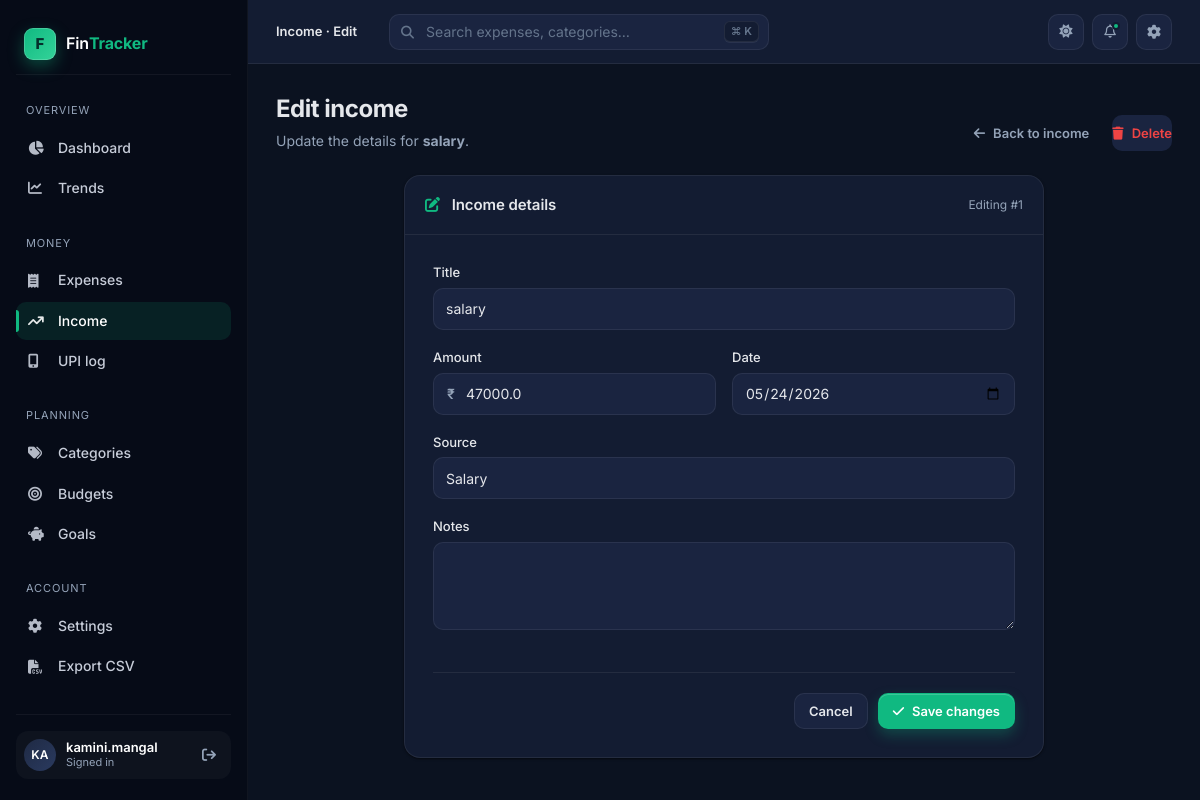
The page /income/edit/1 (signed in) on the database its author committed.
### models.py (models this page shows, shortened)
class User(db.Model, UserMixin):
    id           = db.Column(db.Integer, primary_key=True)
    username     = db.Column(db.String(100), unique=True, nullable=False)
    password     = db.Column(db.String(200), nullable=False)
    currency     = db.Column(db.String(10), default='$')    # Settings
    theme        = db.Column(db.String(10), default='light') # Dark mode pref

class Income(db.Model):
    id          = db.Column(db.Integer, primary_key=True)
    title       = db.Column(db.String(100), nullable=False)
    user_id     = db.Column(db.Integer, db.ForeignKey('user.id'), nullable=False)
    amount      = db.Column(db.Float, nullable=False)
    date        = db.Column(db.String(20), nullable=False)
    category    = db.Column(db.String(100))   # free-text: Salary, Freelance, Gift…
    notes       = db.Column(db.String(300))

### app.py (the view, shortened to what this page needs)
@app.route('/income/edit/<int:id>', methods=['GET', 'POST'])
@login_required
def edit_income(id):
    income = db.get_or_404(Income, id)
    if income.user_id != current_user.id:
        flash('Not authorized.', 'error')
        return redirect(url_for('list_income'))
    return render_template('edit_income.html', income=income,
                           currency=current_user.currency)

### app.py (called while the page is built)
@login_manager.user_loader
def load_user(user_id):
    return db.session.get(User, int(user_id))

### templates/edit_income.html (shortened to what this page needs)
{% extends 'base.html' %}
{% block crumb %}Income · Edit{% endblock %}
{% block content %}
{% set cur = currency or '$' %}
<div class="page-header">
  <div class="ph-text">
    <h1>Edit income</h1>
    <p>Update the details for <strong>{{ income.title }}</strong>.</p>
  </div>
  <div class="ph-actions">
    <a href="{{ url_for('list_income') }}" class="btn btn-ghost">
      <i class="fa-solid fa-arrow-left"></i> Back to income
    </a>
    <form method="POST" action="{{ url_for('delete_income', id=income.id) }}" class="inline-form"
          onsubmit="return confirm('Delete this income entry?');">
      <button type="submit" class="btn btn-danger">
        <i class="fa-solid fa-trash"></i> Delete
      </button>
    </form>
  </div>
</div>
<div class="card form-card">
  <div class="card-header">
    <h3><i class="fa-solid fa-pen-to-square" style="color: var(--accent); margin-right: 8px;"></i> Income details</h3>
    <span class="muted" style="font-size: 12px;">Editing #{{ income.id }}</span>
  </div>
  <div class="card-body">
    <form method="POST" action="{{ url_for('edit_income', id=income.id) }}"
          class="form-grid" style="display:flex; flex-direction:column; gap: 18px;" novalidate>
      <div class="field">
        <label for="title">Title</label>
        <input id="title" name="title" type="text" class="input" value="{{ income.title }}" required />
      </div>
      <div class="field-row">
        <div class="field">
          <label for="amount">Amount</label>
          <div class="input-affix">
            <span class="affix left" style="font-weight: 600; color: var(--text-2);">{{ cur }}</span>
            <input id="amount" name="amount" type="number" step="0.01" min="0"
                   class="input has-left" value="{{ income.amount }}" required />
          </div>
        </div>
        <div class="field">
          <label for="date">Date</label>
          <input id="date" name="date" type="date" class="input" value="{{ income.date }}" required />
        </div>
      </div>
      <div class="field">
        <label for="category">Source</label>
        <input id="category" name="category" type="text" class="input"
               value="{{ income.category or '' }}" list="income-source-list" />
      </div>
      <div class="field">
        <label for="notes">Notes</label>
        <textarea id="notes" name="notes" class="textarea">{{ income.notes or '' }}</textarea>
      </div>
      <div class="form-actions">
        <a href="{{ url_for('list_income') }}" class="btn btn-secondary">Cancel</a>
        <button type="submit" class="btn btn-primary">
          <i class="fa-solid fa-check"></i> Save changes
        </button>
      </div>
    </form>
  </div>
</div>
{% endblock %}

### templates/base.html (shortened to what this page needs)
<!DOCTYPE html>
<html lang="en" data-theme="{% if current_user.is_authenticated and current_user.theme == 'dark' %}dark{% else %}light{% endif %}">
<head>
  <link rel="stylesheet" href="https://cdnjs.cloudflare.com/ajax/libs/font-awesome/6.5.1/css/all.min.css" />
  <link rel="stylesheet" href="{{ url_for('static', filename='css/styles.css') }}" />
</head>
<body>
  {% block body %}
  <div class="app-shell">
    <aside class="sidebar" id="sidebar">
      <a href="{{ url_for('dashboard') }}" class="brand">
        <span class="brand-mark">F</span>
        <span class="brand-name">Fin<b>Tracker</b></span>
      </a>
      <nav class="nav-group" aria-label="Primary">
        <div class="nav-label">Overview</div>
        <a href="{{ url_for('dashboard') }}"
           class="nav-item {% if request.endpoint == 'dashboard' %}is-active{% endif %}">
          <i class="fa-solid fa-chart-pie"></i> Dashboard
        </a>
        <a href="{{ url_for('monthly_summary') }}"
           class="nav-item {% if request.endpoint == 'monthly_summary' %}is-active{% endif %}">
          <i class="fa-solid fa-chart-line"></i> Trends
        </a>
      </nav>
      <nav class="nav-group" aria-label="Money">
        <div class="nav-label">Money</div>
        <a href="{{ url_for('add_expense') }}"
           class="nav-item {% if request.endpoint in ['add_expense','edit_expense'] %}is-active{% endif %}">
          <i class="fa-solid fa-receipt"></i> Expenses
        </a>
        <a href="{{ url_for('list_income') }}"
           class="nav-item {% if request.endpoint in ['list_income','add_income','edit_income'] %}is-active{% endif %}">
          <i class="fa-solid fa-arrow-trend-up"></i> Income
        </a>
        <a href="{{ url_for('upi_log') }}"
           class="nav-item {% if request.endpoint == 'upi_log' %}is-active{% endif %}">
          <i class="fa-solid fa-mobile-screen-button"></i> UPI log
        </a>
      </nav>
      <nav class="nav-group" aria-label="Planning">
        <div class="nav-label">Planning</div>
        <a href="{{ url_for('list_categories') }}"
           class="nav-item {% if request.endpoint in ['list_categories','add_category','edit_category'] %}is-active{% endif %}">
          <i class="fa-solid fa-tags"></i> Categories
        </a>
        <a href="{{ url_for('list_budgets') }}"
           class="nav-item {% if request.endpoint in ['list_budgets','add_budget','edit_budget'] %}is-active{% endif %}">
          <i class="fa-solid fa-bullseye"></i> Budgets
        </a>
        <a href="{{ url_for('list_goals') }}"
           class="nav-item {% if request.endpoint in ['list_goals','add_goal','edit_goal'] %}is-active{% endif %}">
          <i class="fa-solid fa-piggy-bank"></i> Goals
        </a>
      </nav>
      <nav class="nav-group" aria-label="Account">
        <div class="nav-label">Account</div>
        <a href="{{ url_for('settings') }}"
           class="nav-item {% if request.endpoint == 'settings' %}is-active{% endif %}">
          <i class="fa-solid fa-gear"></i> Settings
        </a>
        <a href="{{ url_for('export_csv') }}" class="nav-item">
          <i class="fa-solid fa-file-csv"></i> Export CSV
        </a>
      </nav>
      <div class="sidebar-footer">
        {% if current_user.is_authenticated %}
        <div class="user-pill">
          <div class="avatar">{{ current_user.username[:2]|upper }}</div>
          <div class="user-meta">
            <div class="u-name">{{ current_user.username }}</div>
            <div class="u-sub">Signed in</div>
          </div>
          <a href="{{ url_for('logout') }}" class="logout-btn" title="Log out" aria-label="Log out">
            <i class="fa-solid fa-arrow-right-from-bracket"></i>
          </a>
        </div>
        {% endif %}
      </div>
    </aside>
    <div class="main">
      <header class="topbar">
        <div class="crumbs">
          <strong>{% block crumb %}Dashboard{% endblock %}</strong>
        </div>
        <div class="search">
          <i class="fa-solid fa-magnifying-glass"></i>
          <input type="search" id="searchInput" placeholder="Search expenses, categories…" />
          <span class="kbd" style="position: absolute; right: 10px; top: 50%; transform: translateY(-50%);">⌘ K</span>
        </div>
        <div class="top-actions">
          <button class="icon-btn" id="themeBtn" title="Toggle theme" aria-label="Toggle theme">
            <i class="fa-solid fa-moon" id="themeIcon"></i>
          </button>
          <button class="icon-btn" title="Notifications" aria-label="Notifications">
            <i class="fa-regular fa-bell"></i>
            <span class="dot"></span>
          </button>
          <a class="icon-btn" href="{{ url_for('settings') }}" title="Settings" aria-label="Settings">
            <i class="fa-solid fa-gear"></i>
          </a>
        </div>
      </header>
      <div class="page">
        {% block content %}{% endblock %}
      </div>
    </div>
  </div>
  {% endblock %}
</body>
</html>

### rows shown on the page
User: username "KA", username "kamini.mangal"
Income: title "salary", id "1", amount "47000.0", date "05/24/2026", category "Salary"
